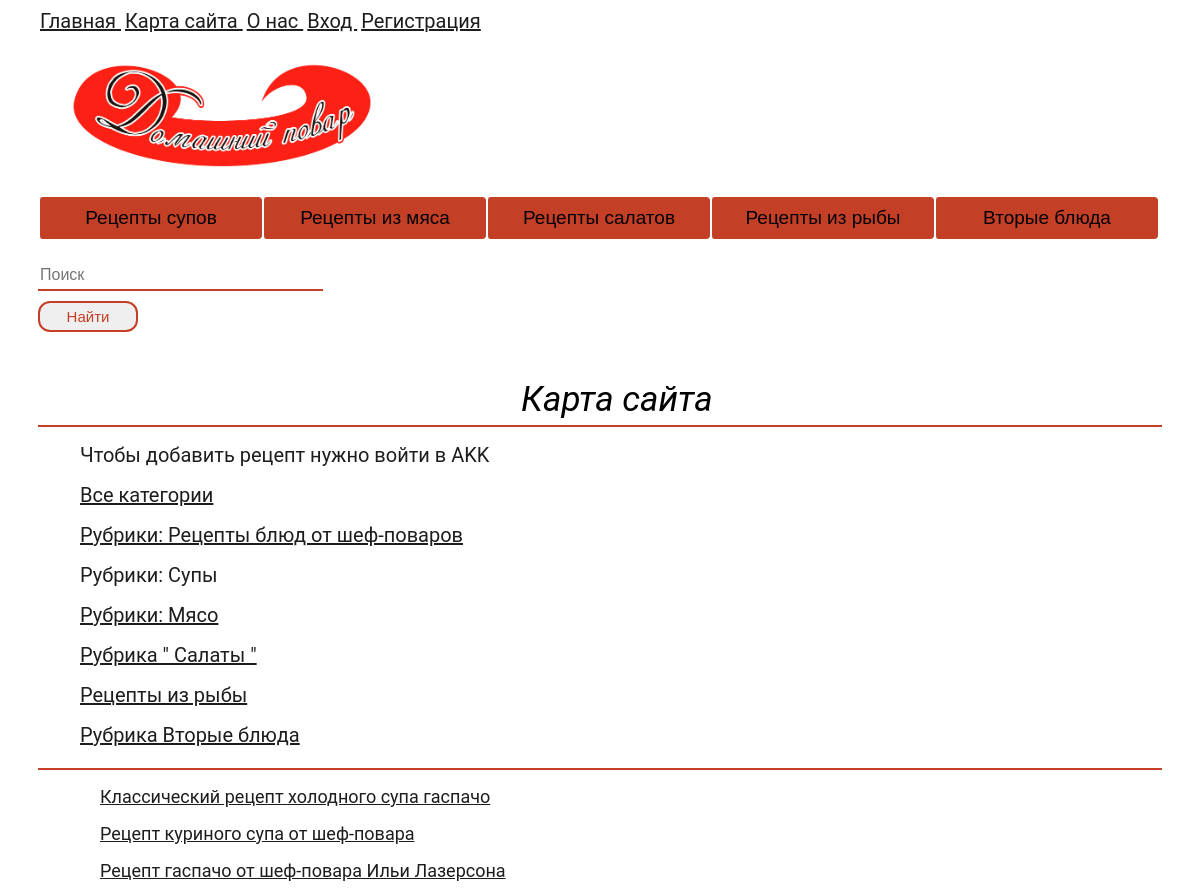
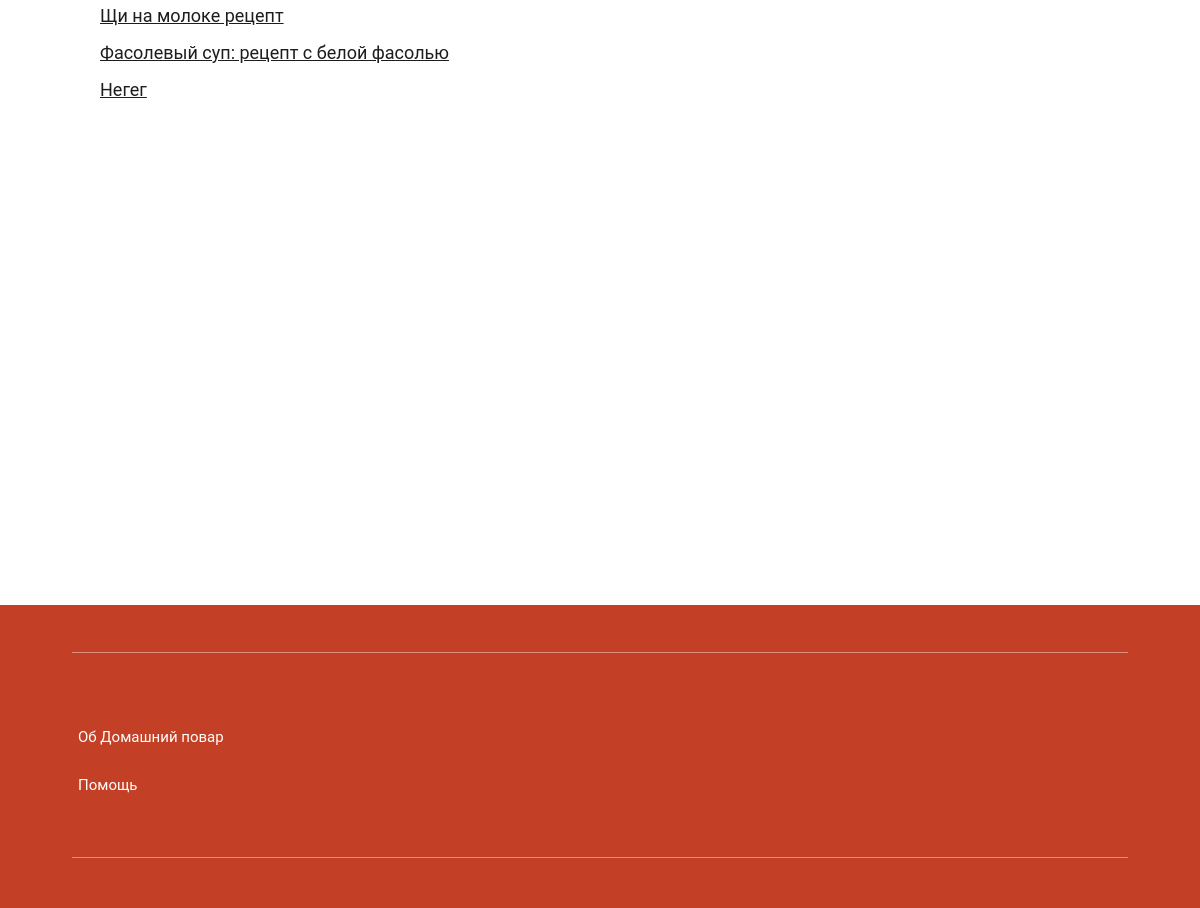
/map/category/2/, run on the app's committed database (2 pictures, top to bottom).
### map/models.py (models this page shows, shortened)
class Category(models.Model):
    name = models.CharField(max_length=200, db_index=True)
    def get_absolute_url(self):
        return reverse('category', kwargs={'cat_id': self.pk})
    class Meta:
        ordering = ['id']

class Heh(models.Model):
    title = models.CharField('Название', max_length=80)
    content = models.TextField(blank=True, null=True, verbose_name="Текст статьи")
    photo = models.ImageField(upload_to="photos/%Y/%m/%d/", null=True, verbose_name="Фото")
    data = models.DateField('Дата публикации')
    cat_id = models.ForeignKey('Category', on_delete=models.PROTECT, null=True, verbose_name="Категории")
    def get_absolute_url(self):
        return reverse('post', kwargs={'post_id': self.pk})
    class Meta:
        verbose_name = 'Рецепт'
        verbose_name_plural = 'Рецепты блюд от шеф-поваро'
        ordering = ['id']

### map/views.py (the view)
# urls.py: path('category/<int:cat_id>/', views.show_category, name='category'),
def show_category(request, cat_id):
    recept = Heh.objects.filter(cat_id=cat_id)
    cats = Category.objects.all()
    return render(request, 'map/map_home.html', {'recept': recept, 'cats': cats, 'cat_selected': cat_id,})

### map/templates/map/map_home.html (shortened to what this page needs)
{% extends 'main/layout.html' %}
{% block content %}
<div class="tovar">
    <div class="container">
    <p style="font-size:35px;" class="tovar__main">Карта сайта</p>
          <div class="tovar__line"></div>
          {% if request.user.is_authenticated %}
          <ul><a class="men" href="{% url 'addrecept' %}">Добавить рецепт</a></ul>
          {% else %}
          <ul><a class="men">Чтобы добавить рецепт нужно войти в AKK</a></ul>
          {% endif %}
          {% if cat_selected == 0 %}
          <ul><a class="men">Все категории</a></ul>
          {% else %}
          <ul><a class="men" href="{% url 'map_home' %}">Все категории</a></ul>
          {% endif %}
          {% for el in cats %}
              {% if el.pk == cat_selected %}
              <ul><a class="men">{{ el.name }}</a></ul>
              {% else %}
              <ul><a class="men" href="{{ el.get_absolute_url }}">{{ el.name }}</a></ul>
              {% endif %}
          {% endfor %}
          <div class="tovar__line"></div>
          {% for p in recept %}
          <ul>
            <a class="men_krt" href="{{ p.get_absolute_url }}">{{ p.title }}</a>
          </ul>
          {% endfor %}
          </div>
      </div>
{% endblock  %}

### main/static/main/css/1style.css (style rules this page uses)
body { margin: 0; padding: 0; font-family: 'Roboto', sans-serif; }
.men { padding: 5px 2px; color: #1D1D1D; font-size: 20px; list-style-type: none; }
.men_krt { padding: 3px 22px; color: #1D1D1D; font-size: 18px; list-style-type: none; }
.tovar { display: flex; justify-content: center; padding-bottom: 89px; margin-top: 100px; }
.tovar__main { font-style: italic; font-size: 16px; text-align: center; }
.tovar__line { border-top: none; border-left: none; border-right: none; border-bottom: 2px solid rgb(195, 63, 37); padding-bottom: 5px; font-size: 16px; }
.tovar .container > p { font-size: 22px; margin-top: -111px; margin-left: 3%; margin-bottom: 0; }
.container { max-width: 1124px; width: 1124px; }
.tovar { margin-top: 150px; }

### data on the page
Category: name "Рубрики: Рецепты блюд от шеф-поваров"
Category: name "Рубрики: Супы"
Category: name "Рубрики: Мясо"
Category: name "Рубрика \" Салаты \""
Category: name "Рецепты из рыбы"
Category: name "Рубрика Вторые блюда"
Heh: title "Классический рецепт холодного супа гаспачо"
Heh: title "Рецепт куриного супа от шеф-повара"
Heh: title "Рецепт гаспачо от шеф-повара Ильи Лазерсона"
Heh: title "Щи на молоке рецепт"
Heh: title "Фасолевый суп: рецепт с белой фасолью"
Heh: title "Негег"
